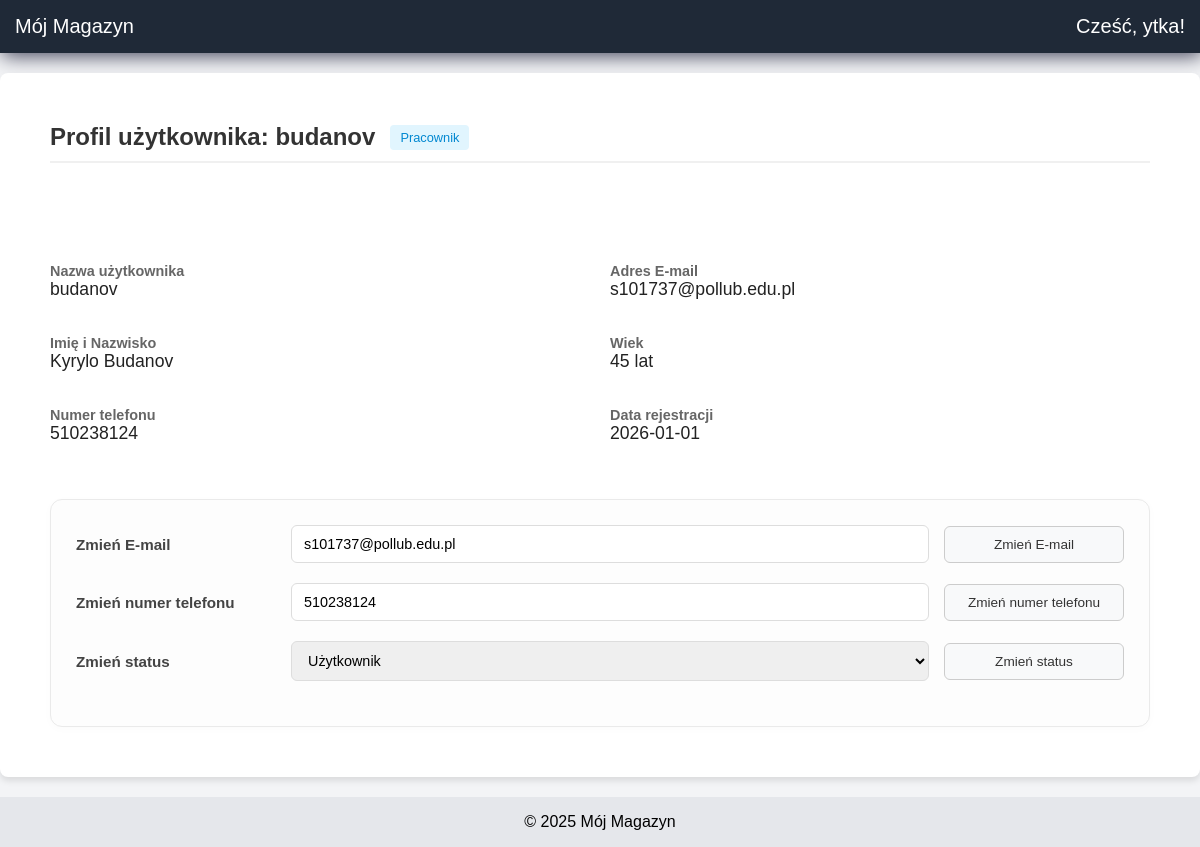
The app's page /?page=user_details&id=6 (signed in) with its own data.
### tables this page shows
CREATE TABLE `users` (
  `id` int(11) NOT NULL,
  `username` varchar(100) NOT NULL,
  `first_name` varchar(255) NOT NULL,
  `last_name` varchar(255) NOT NULL,
  `age` int(5) NOT NULL,
  `phone` varchar(40) NOT NULL,
  `password` varchar(255) NOT NULL,
  `email` varchar(100) NOT NULL,
  `date` datetime NOT NULL,
  `status` int(1) NOT NULL
);

### app/models/UserRepository.php (called while the page is built, shortened)
<?php
    class UserRepository {
        private $db;
        public function __construct() {
            $this->db = new Baza('127.0.0.1', 'root', '', 'mojmagazyn');
        }
        public function getUserById($id) {
            $mysqli = $this->db->getMysqli();
            $id = $mysqli->real_escape_string($id);
            $sql = "SELECT * FROM users WHERE id = '$id' LIMIT 1";
            $result = $mysqli->query($sql);
            if ($result && $row = $result->fetch_assoc()) {
                require_once '../app/models/User.php';
                $user = new User(
                    $row['username'],
                    $row['first_name'],
                    $row['last_name'],
                    $row['age'],
                    $row['phone'],
                    $row['email'],
                    $row['password'],
                    true
                );
                return $user;
            }
            return null;
        }
        public function getUserStatusById($id) {
            $mysqli = $this->db->getMysqli();
            $id = (int)$id;
            $sql = "SELECT status FROM users WHERE id = $id LIMIT 1";
            $result = $mysqli->query($sql);
            if ($result && $row = $result->fetch_assoc()) {
                return $row['status'];
            }
            return null;
        }
    };
?>

### app/models/User.php (called while the page is built, shortened)
<?php
class User {
    protected $userName;
    protected $email;
    protected $firstName;
    protected $lastName;
    protected $wiek;
    protected $phone;
    protected $date;
    protected $status;
    function __construct($userName, $firstName, $lastName, $wiek, $phone,$email ,$passwd, $isHashed = false) {
        $this->userName = $userName;
        $this->firstName = $firstName;
        $this->lastName = $lastName;
        $this->wiek = $wiek;
        $this->phone = $phone;
        $this->email = $email;
        $this->date = date("Y-m-d");
        $this->status = User::STATUS_USER;
    }
    public function getUserName() {
        return $this->userName;
    }
    public function getEmail() {
        return $this->email;
    }
    public function getFirstName() {
        return $this->firstName;
    }
    public function getLastName() {
        return $this->lastName;
    }
    public function getWiek() {
        return $this->wiek;
    }
    public function getPhone() {
        return $this->phone;
    }
    public function getDate() {
        return $this->date;
    }
    public function getStatus() {
        return $this->status;
    }
}
?>

### app/views/userdetails.php (the view, shortened to what this page needs)
<div class="profile-container">
    <?php
        require_once '../app/models/UserRepository.php';
        $ur = new UserRepository();
        if (isset($_GET['id'])) {
            $userId = (int)$_GET['id'];
            $targetUser = $ur->getUserById($userId);
        }
        if (!$targetUser): ?>
            <p>Nie znaleziono użytkownika.</p>
    <?php else: ?>
    <div class="profile-header">
        <h2>Profil użytkownika: <?php echo htmlspecialchars($targetUser->getUserName()); ?></h2>
        <span class="badge" style="margin-left: 15px;">
            <?php
                echo ($ur->getUserStatusById((int)$_GET['id']) == 2) ? 'Administrator' : 'Pracownik';
            ?>
        </span>
    </div>
    <div class="info-grid">
        <div class="info-item">
            <label>Nazwa użytkownika</label>
            <span><?php echo htmlspecialchars($targetUser->getUserName()); ?></span>
        </div>
        <div class="info-item">
            <label>Adres E-mail</label>
            <span><?php echo htmlspecialchars($targetUser->getEmail()); ?></span>
        </div>
        <div class="info-item">
            <label>Imię i Nazwisko</label>
            <span><?php echo htmlspecialchars($targetUser->getFirstName() . " " . $targetUser->getLastName()); ?></span>
        </div>
        <div class="info-item">
            <label>Wiek</label>
            <span><?php echo (int)$targetUser->getWiek(); ?> lat</span>
        </div>
        <div class="info-item">
            <label>Numer telefonu</label>
            <span><?php echo htmlspecialchars($targetUser->getPhone()); ?></span>
        </div>
        <div class="info-item">
            <label>Data rejestracji</label>
            <span><?php echo htmlspecialchars($targetUser->getDate()); ?></span>
        </div>
    </div>
    <div class="info-change">
    <form action="?page=user_details&id=<?php echo $_GET['id']; ?>" method="POST">
        <div class="change-item">
            <label>Zmień E-mail</label>
            <input type="email" name="newEmail" value="<?php echo htmlspecialchars($targetUser->getEmail()); ?>">
            <button type="submit" name="update_type" value="email">Zmień E-mail</button>
        </div>
        <div class="change-item">
            <label>Zmień numer telefonu</label>
            <input type="text" name="newPhone" value="<?php echo htmlspecialchars($targetUser->getPhone()); ?>">
            <button type="submit" name="update_type" value="phone">Zmień numer telefonu</button>
        </div>
        <div class="change-item">
            <label>Zmień status</label>
            <select name="newStatus">
                <option value="1" <?php if ($targetUser->getStatus() == 1) echo 'selected'; ?>>Użytkownik</option>
            </select>
            <button type="submit" name="update_type" value="status">Zmień status</button>
        </div>
    </form>
</div>
    <?php endif; ?>
    </div>

### public/css/style.css (style rules this page uses)
body { font-family: Arial, sans-serif; background: #f3f4f6; margin: 0; min-height: 100vh; display: flex; flex-direction: column; }
.profile-container { max-width: 1200px; margin: 20px auto; background: white; padding: 50px; border-radius: 8px; box-shadow: 0 4px 6px rgba(0,0,0,0.1); }
.profile-header { border-bottom: 2px solid #f0f0f0; margin-bottom: 20px; padding-bottom: 10px; display: flex; align-items: center; }
.profile-header h2 { margin: 0; color: #333; }
.info-grid { padding-top: 80px; display: grid; grid-template-columns: 1fr 1fr; gap: 20px; }
.info-item { margin-bottom: 15px; }
.info-item label { display: block; font-weight: bold; color: #666; font-size: 0.9rem; }
.info-item span { font-size: 1.1rem; color: #222; }
.badge { background: #e1f5fe; color: #0288d1; padding: 5px 10px; border-radius: 4px; font-size: 0.8rem; }
.info-change { margin-top: 40px; padding: 25px; background: #fdfdfd; border-radius: 12px; border: 1px solid #eaeaea; box-shadow: 0 2px 10px rgba(0,0,0,0.02); }
.change-item { display: grid; grid-template-columns: 200px 1fr 180px; align-items: center; gap: 15px; margin-bottom: 20px; }
.change-item label { font-weight: 600; color: #444; font-size: 0.95rem; }
.change-item input, .change-item select { padding: 10px 12px; border: 1px solid #ddd; border-radius: 6px; font-size: 0.9rem; width: 100%; transition: border-color 0.2s; }
.change-item button { background-color: #f8f9fa; color: #333; border: 1px solid #ccc; padding: 10px 15px; border-radius: 6px; cursor: pointer; font-size: 0.85rem; font-weight: 500; transition: all 0.2s ease; }
:root { --primary-color: #2688d1; --dark-bg: #1a1f36; --light-gray: #f8f9fa; --border-color: #e0e4e8; }
* { box-sizing: border-box; }

### records on screen
users: username "budanov", email "s101737@pollub.edu.pl", $targetUser->getFirstName() . " " . $targetUser->getLastName() "Kyrylo Budanov", age "45", phone "510238124", newEmail "s101737@pollub.edu.pl", newPhone "510238124", newStatus "Użytkownik"

### other values on screen
$_SESSION['user'] "ytka"
$targetUser->getDate() "2026-01-01"
